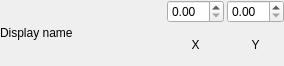
<?xml version="1.0" encoding="UTF-8"?>
<ui version="4.0">
 <class>InspectorFloatXY</class>
 <widget class="QWidget" name="InspectorFloatXY">
  <property name="geometry">
   <rect>
    <x>0</x>
    <y>0</y>
    <width>284</width>
    <height>66</height>
   </rect>
  </property>
  <property name="windowTitle">
   <string>Form</string>
  </property>
  <layout class="QHBoxLayout" name="horizontalLayout">
   <property name="spacing">
    <number>3</number>
   </property>
   <property name="leftMargin">
    <number>0</number>
   </property>
   <property name="topMargin">
    <number>0</number>
   </property>
   <property name="rightMargin">
    <number>0</number>
   </property>
   <property name="bottomMargin">
    <number>0</number>
   </property>
   <item>
    <widget class="QLabel" name="propertyDisplayName">
     <property name="text">
      <string>Display name</string>
     </property>
    </widget>
   </item>
   <item>
    <spacer name="horizontalSpacer">
     <property name="orientation">
      <enum>Qt::Horizontal</enum>
     </property>
     <property name="sizeHint" stdset="0">
      <size>
       <width>40</width>
       <height>20</height>
      </size>
     </property>
    </spacer>
   </item>
   <item>
    <layout class="QVBoxLayout" name="verticalLayout_2">
     <property name="spacing">
      <number>0</number>
     </property>
     <item>
      <widget class="QDoubleSpinBox" name="propertyXInput"/>
     </item>
     <item>
      <widget class="QLabel" name="propertyXDisplayName">
       <property name="text">
        <string>X</string>
       </property>
       <property name="alignment">
        <set>Qt::AlignCenter</set>
       </property>
      </widget>
     </item>
    </layout>
   </item>
   <item>
    <layout class="QVBoxLayout" name="verticalLayout">
     <property name="spacing">
      <number>0</number>
     </property>
     <item>
      <widget class="QDoubleSpinBox" name="propertyYInput"/>
     </item>
     <item>
      <widget class="QLabel" name="propertyYDisplayName">
       <property name="enabled">
        <bool>true</bool>
       </property>
       <property name="text">
        <string>Y</string>
       </property>
       <property name="alignment">
        <set>Qt::AlignCenter</set>
       </property>
      </widget>
     </item>
    </layout>
   </item>
  </layout>
  <zorder>horizontalSpacer</zorder>
  <zorder>propertyDisplayName</zorder>
 </widget>
 <resources/>
 <connections/>
</ui>
